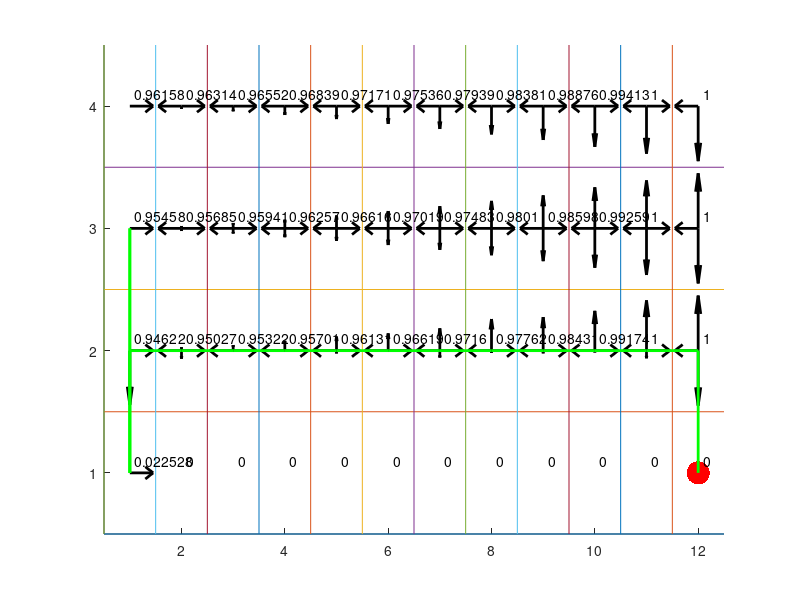
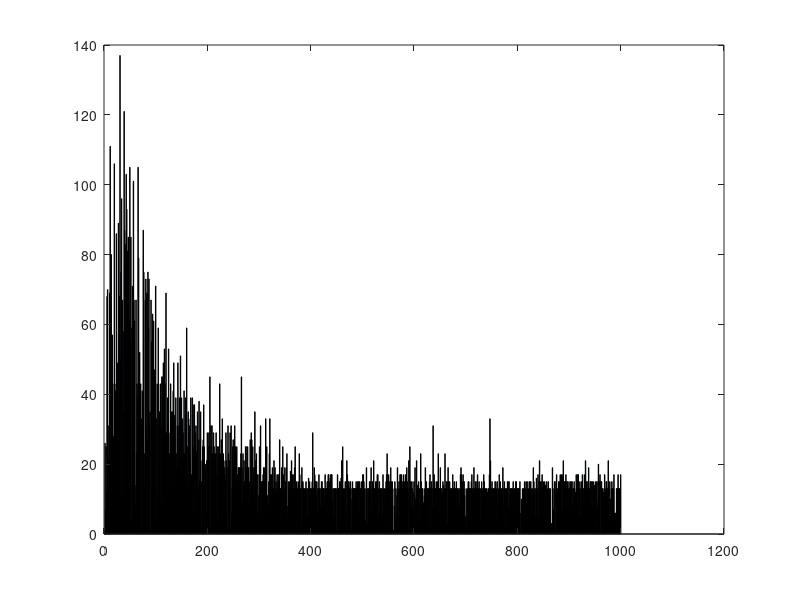

MATLAB code to generate these figures, in order:

close all
clear all
clc

showAnim=0;

a=0.1; %alpha
g=0.9; %gamma

epsilon=0.1;

n_episodes=1000;

w = 12; % grid size width
h = 4;  % grid size height

G = [12 1]; %goal (terminal state)
C = [2 1; 3 1; 4 1; 5 1; 6 1; 7 1; 8 1; 9 1; 10 1; 11 1]; %cliff (terminal states)

R=zeros(w,h);
for i=1:w
    for j=1:h
        R(i,j)=-1;
    end
end
for i=1:length(C)
    R(C(i, 1), C(i, 2)) = -100;
end
%R(G(1),G(2))=0;
Q=zeros(w,h,4);% 4 = the four directions you can move in (movedir)
for i=1:w
    for j=1:h
        for k=1:4
            if k==1 % up
                if j==h
                    Q(i, j, k) = -100;
                end
            end
            if k==2 % down
                if j==1 && i == 1
                    Q(i, j, k) = -100;
                end
            end
            if k==3 % left
                if i==1
                    Q(i, j, k) = -100;
                end
            end
            if k==4 % right
                if i==w
                    Q(i, j, k) = -100;
                end
            end
        end
    end
end

move_to=[0 1; 0 -1; -1 0; 1 0];

E=linspace(epsilon,0,n_episodes);

for episode=1:n_episodes
    
    s=[];
    s(1,:)=[1 1];
    
    %epsilon=E(episode);
    
    if showAnim==1
        figure(1)
        cla
        axis([0.5 w+0.5 0.5 h+0.5])
        hold on
        for i=1:h
            plot([0.5 w+0.5],[i-0.5 i-0.5]);
        end;
        for i=1:w
            plot([i-0.5 i-0.5],[0.5 h+0.5]);
        end;
        plot(s(1,1),s(1,2),'g.','markersize',50);
        plot(G(1,1),G(1,2),'r.','markersize',50);
        for i1=1:w
            for i2=1:h
                str=num2str(max(Q(i1,i2,:)));
                text(i1+0.1,i2+0.1,str);
                quiver([i1 i1 i1 i1],[i2 i2 i2 i2],0.5*[0 0 -Q(i1,i2,3) Q(i1,i2,4)]/max(Q(i1,i2,:)),0.5*[Q(i1,i2,1) -Q(i1,i2,2) 0 0]/max(Q(i1,i2,:)),'k','linewidth',2);
            end;
        end;
    end;

    
    t=1;
    running = true;
    while running
        
        if rand<epsilon
            rn=randperm(4);%random move - four directions
            s(t+1,:)=s(t,:)+move_to(rn(1),:);
        else
            if  max(Q(s(t,1),s(t,2),:))==0
                rn=randperm(4);%random move - four directions
                s(t+1,:)=s(t,:)+move_to(rn(1),:);
            else
                [Y,I]=max(Q(s(t,1),s(t,2),:));
                s(t+1,:)=s(t,:)+move_to(I,:);
            end;
        end;
        
        if s(t+1,1)<1 || s(t+1,1)>w || s(t+1,2)<1 || s(t+1,2)>h
            s(t+1,:)=s(t,:);
        else
            
            dmov=s(t+1,:)-s(t,:);
            if dmov(1)==0 && dmov(2)==1
                movdir=1;
            elseif dmov(1)==0 && dmov(2)==-1
                movdir=2;
            elseif dmov(1)==-1 && dmov(2)==0
                movdir=3;
            elseif dmov(1)==1 && dmov(2)==0
                movdir=4;
            else
                movdir=0;
            end;
            
            if movdir~=0               
                Q(s(t,1),s(t,2),movdir)=Q(s(t,1),s(t,2),movdir) + a*(R(s(t+1,1),s(t+1,2))+g*max(Q(s(t+1,1),s(t+1,2),:))-Q(s(t,1),s(t,2),movdir));
            end;
            
            if showAnim==1
                figure(1)
                cla
                axis([0.5 w+0.5 0.5 h+0.5])
                hold on
                for i=1:h
                    plot([0.5 w+0.5],[i-0.5 i-0.5]);
                end;
                for i=1:w
                    plot([i-0.5 i-0.5],[0.5 h+0.5]);
                end;
                plot(G(1,1),G(1,2),'r.','markersize',50);
                plot(s(t+1,1),s(t+1,2),'g.','markersize',50);
                
                for i1=1:w
                    for i2=1:h
                        str=num2str(max(Q(i1,i2,:)));
                        text(i1+0.1,i2+0.1,str);
                        quiver([i1 i1 i1 i1],[i2 i2 i2 i2],0.5*[0 0 -Q(i1,i2,3) Q(i1,i2,4)]/max(Q(i1,i2,:)),0.5*[Q(i1,i2,1) -Q(i1,i2,2) 0 0]/max(Q(i1,i2,:)),'k','linewidth',2);
                    end;
                end;
            end;
            %pause(0.001)
            
            for i=1:length(C)
                if sum(abs(s(t+1,:) - C(i,:))) == 0 % fell off cliff
                    %disp("fell off cliff");
                    %s(t+1,:)=[1 1];
                    PL(episode)=t;
                    %break;
                    running = false;
                end
            end
            if sum(abs(s(t+1,:) - G)) == 0 % reached goal
                PL(episode)=t;
                %disp("reached goal");
                %break;
                running = false;
            else
                t=t+1;
            end;
        end;

    end;
    %episode
end;

Q = normalize(Q, 'range');
for i=1:w
    for j=1:h
        for k=1:4
            if j==1 && i ~= 1
                Q(i, j, k) = 0;
            end
        end
    end
end

if showAnim==0
    figure
    axis([0.5 w+0.5 0.5 h+0.5])
    hold on
    
    for i=1:h
        plot([0.5 w+0.5],[i-0.5 i-0.5]);
    end;
    for i=1:w
        plot([i-0.5 i-0.5],[0.5 h+0.5]);
    end;
    
    plot(G(1,1),G(1,2),'r.','markersize',50);
    for i1=1:w
        for i2=1:h
            str=num2str(max(Q(i1,i2,:)));
            text(i1+0.1,i2+0.1,str);
            quiver([i1 i1 i1 i1],[i2 i2 i2 i2],0.5*[0 0 -Q(i1,i2,3) Q(i1,i2,4)]/max(Q(i1,i2,:)),0.5*[Q(i1,i2,1) -Q(i1,i2,2) 0 0]/max(Q(i1,i2,:)),'k','linewidth',2);
        end;
    end;
end;

figure(1)
plot(s(:,1),s(:,2),'g','linewidth',2)

figure
bar(PL)
